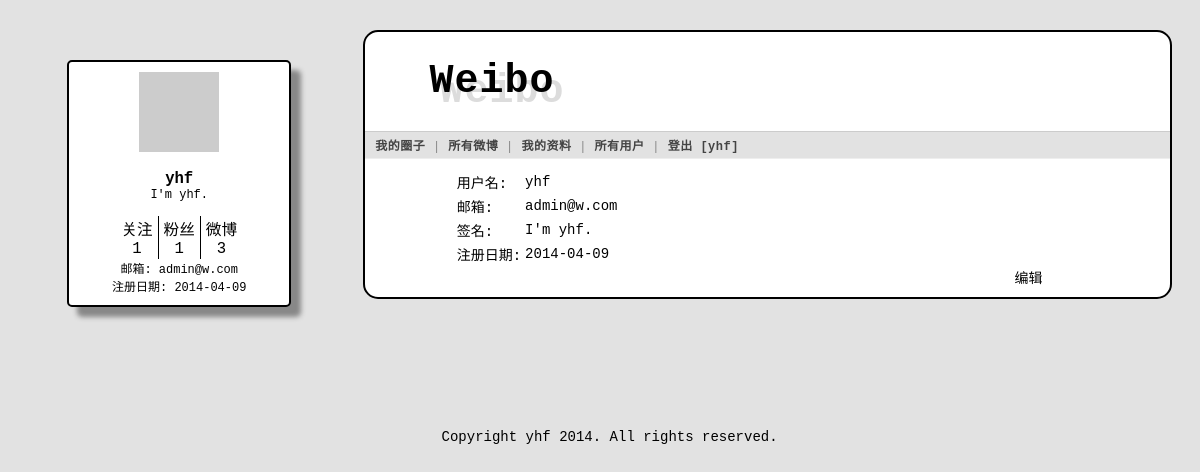
The app's page /profile (signed in) with its own data.
### tables this page shows
CREATE TABLE user (
  user_id integer primary key autoincrement,
  username text not null,
  email text not null,
  pw_hash text not null,
  signature text not null,
  reg_date not null
);

### yhfWeibo.py (the view)
@app.route('/profile')
def profile():
    if not g.user:
        abort(401)
    profile_user = query_db('select * from user where username = ?',
                            [get_username(session['user_id'])], one=True)
    if profile_user is None:
        abort(404)
    following = len(query_db('''select * from follower where who_id=
            (select user_id from user where username=? )''',
            [g.user['username']]))
    fans = len(query_db('''select * from follower where whom_id=
            (select user_id from user where username=? )''',
            [g.user['username']]))
    num_weibo = len(query_db('''select * from message where author_id=
            (select user_id from user where username=? )''', [g.user['username']]))
    return render_template('profile.html', profile_user=profile_user,
            following=following, fans=fans, num_weibo=num_weibo)

### yhfWeibo.py (called while the page is built)
@app.teardown_appcontext
def close_database(exception):
    top = _app_ctx_stack.top
    if hasattr(top, 'sqlite_db'):
        top.sqlite_db.close()

def get_db():
    top = _app_ctx_stack.top
    if not hasattr(top, 'sqlite_db'):
        top.sqlite_db = sqlite3.connect(app.config['DATABASE'])
        top.sqlite_db.row_factory = sqlite3.Row
    return top.sqlite_db

def query_db(query, args=(), one=False):
    cur = get_db().execute(query, args)
    rv = cur.fetchall()
    return (rv[0] if rv else None) if one else rv

def get_username(user_id):
    rv = query_db('select username from user where user_id = ?',
                  [user_id], one=True)
    return rv[0] if rv else None

def gravatar_url(email, size=80):
    return 'http://www.gravatar.com/avatar/%s?d=identicon&s=%d' % \
        (md5(email.strip().lower().encode('utf-8')).hexdigest(), size)

@app.before_request
def before_request():
    g.user = None
    if 'user_id' in session:
        g.user = query_db('select * from user where user_id = ?',
                          [session['user_id']], one=True)

### templates/profile.html (shortened to what this page needs)
{% extends "layout.html" %}
{% block body %}
	{% if request.endpoint == 'profile'%}
		<div class="profile">
			<table>
				<tr>
					<td>用户名:</td>
					<td>{{ profile_user.username }}</td>
				</tr>
				<tr>
					<td>邮箱:</td>
					<td>{{ profile_user.email }}</td>
				</tr>
				<tr>
					<td>签名:</td>
					<td>{{ profile_user.signature }}</td>
				</tr>
				<tr>
					<td>注册日期:</td>
					<td>{{ profile_user.reg_date }}</td>
				</tr>
			</table>
		</div>
		<div class="edit_profile">
			<a href="{{ url_for('edit_profile') }}">编辑</a>
		</div>
	{% endif %}
{% endblock %}

### templates/layout.html (shortened to what this page needs)
<!doctype html>
<link rel=stylesheet type=text/css href="{{ url_for('static', filename='style.css') }}">
{% if g.user %}
  <div class="intro">
      <img src="{{ profile_user.email|gravatar(size=100) }}"><br><br>
      <strong><a class="username" href="{{ url_for('user_weibo', username=profile_user.username)
      }}">{{ profile_user.username }}</a></strong>
     <br>
     {{ profile_user.signature }}<br><br>
     <table>
       <tr>
        <td>
          <div>
            <a href="{{ url_for('following', username=profile_user.username)}}">关注<br>{{ following }}</a>
          </div>
        </td>
        <td>
          <div>
            <a href="{{ url_for('fans', username=profile_user.username)}}">粉丝<br>{{ fans }}</a>
          </div>
        </td>
        <td>
          <div>
            <a href="{{ url_for('user_weibo', username=profile_user.username)}}">微博<br>{{ num_weibo }}</a>
          </div>
        </td>
       </tr>
     </table>
     邮箱: {{ profile_user.email }}<br>
     注册日期: {{ profile_user.reg_date }}<br>
  </div>
{% endif %}
<div class=page>
  <h1>Weibo</h1>
  <div class=navigation>
  {% if g.user %}
    <a href="{{ url_for('weibo') }}">我的圈子</a> |
    <a href="{{ url_for('public_weibo') }}">所有微博</a> |
    <a href="{{ url_for('profile') }}">我的资料</a> |
    <a href="{{ url_for('all_user') }}">所有用户</a> |
    <a href="{{ url_for('logout') }}">登出 [{{ g.user.username }}]</a>
  {% else %}
    <a href="{{ url_for('public_weibo') }}">所有微博</a> |
    <a href="{{ url_for('all_user') }}">所有用户</a> |
    <a href="{{ url_for('login') }}">登录</a>  |
    <a href="{{ url_for('register') }}">注册</a>
  {% endif %}
  </div>
  <div class=body>
  {% block body %}{% endblock %}
  </div>
</div>
<footer>
    Copyright yhf 2014. All rights reserved.
</footer>

### static/style.css (style rules this page uses)
a { color: black; text-decoration: none; }
footer { float: right; text-align: center; margin-top: 100px; margin-right: 35%; }
div.intro { background: white; float: left; margin-left: 5%; margin-top: 30px; padding: 10px; text-align: center; font-size: 12px; width: 200px; border:2px solid; border-radius:5px; -moz-border-radius:5px; box-shadow: 10px 10px 5px #888888; }
div.intro table { margin: auto; font-size: 130%; border-collapse:collapse; border-style: none; }
div.intro td { border: 1px solid black; border-top-style: none; border-bottom-style: none; padding-left: 5px; padding-right: 5px; }
div.intro td:first-child { border-left-style: none; }
div.intro td:last-child { border-right-style: none; }
.username { font-size: 130%; }
div.page { margin-left: 60px; background: white; width: 68%; margin: 30px auto; margin-left: 30%; border:2px solid; border-radius:15px; -moz-border-radius:15px; -webkit-border-radius: 15px; }
div.page h1 { margin-left: 8%; color: black; letter-spacing: 1px; text-shadow: 10px 10px 0px #DCDCDC; font-size: 40px; }
div.page div.navigation { background: #E2E2E2; padding: 4px 10px; border-top: 1px solid #ccc; border-bottom: 1px solid #eee; color: #888; font-size: 12px; letter-spacing: 0.5px; }
div.page div.navigation a { color: #444; font-weight: bold; }
div.page div.body { padding: 10px; padding-bottom: 30px; }
div.profile { margin-left: 10%; }
div.edit_profile { float: right; margin-right: 15%; }

### records on screen
user: username "yhf", signature "I'm yhf.", email "admin@w.com", reg_date "2014-04-09", user.username "yhf"

### other values on screen
{{ following }} "1"
{{ fans }} "1"
{{ num_weibo }} "3"
